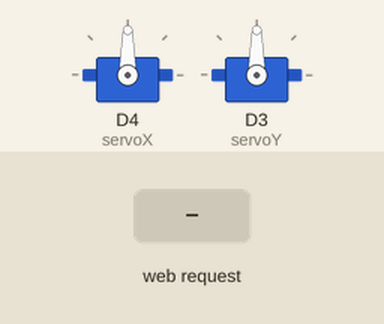
The sketch below on a simulated ESP8266 (NodeMCU). Parts: 2 × servo. The inputs (shaded band) are chosen by the test bench. WiFi joins after 1.5 s; servers stay silent unless stated; what the sketch prints to the serial monitor is not drawn.

Above: at 2.7 s.
2.8 s: HTTP request GET /pos= received
At 3.5 s:
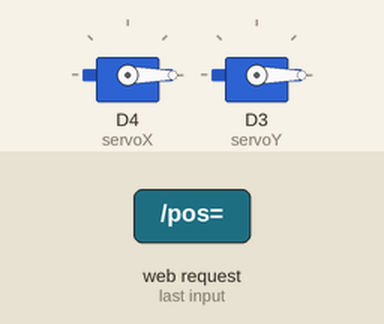
Timing chart, 0 to 5.8 s (numbered marks = the images above; inputs shaded):
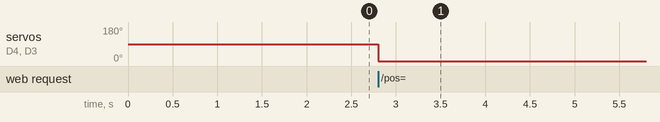

The sketch:

arduino.ino
```cpp
#include <ESP8266WiFi.h>
#include <Servo.h>

const char* ssid = "ssid";
const char* password = "password";

WiFiServer server(80);
Servo servoX;
Servo servoY;

void setup() {
  Serial.begin(115200);
  delay(10);
  servoX.attach(D4);
  servoY.attach(D3);

  // Connect to WiFi network
  Serial.println();
  Serial.println();
  Serial.print("Connecting to ");
  Serial.println(ssid);

  WiFi.begin(ssid, password);

  while (WiFi.status() != WL_CONNECTED) {
    delay(500);
    Serial.print(".");
  }
  Serial.println("");
  Serial.println("WiFi connected");

  // Start the server
  server.begin();
  Serial.println("Server started");

  // Print the IP address
  Serial.print("Use this URL : ");
  Serial.print("http://");
  Serial.print(WiFi.localIP());
  Serial.println("/");

}

void loop() {
  // Check if a client has connected
  WiFiClient client = server.available();
  if (!client) {
    return;
  }

  // Wait until the client sends some data
  Serial.println("new client");
  while(!client.available()){
    delay(1);
  }

  // Read the first line of the request
  String request = client.readStringUntil('\r');
  Serial.println(request);
  client.flush();

  // Match the request

  int pos = request.indexOf("/pos=");
  if(pos != -1){
    int x = request.substring(pos + 5, pos + 8).toInt();
    int y = request.substring(pos + 9, pos + 12).toInt();
    Serial.println("------");
    Serial.println(x);
    Serial.println(y);
    Serial.println("------");
    servoX.write(x);
    servoY.write(y);
  }
  client.println("HTTP/1.1 200 OK");
  client.println("Content-Type: text/json");
  client.println("Access-Control-Allow-Origin: *");
  client.println("");
  delay(1);
  Serial.println("Client disconnected");
  Serial.println("");

}
```

Measured:
- after the input at 2.8 s, servo on D4 (servoX), servo on D3 (servoY): 90° → 0° at once
